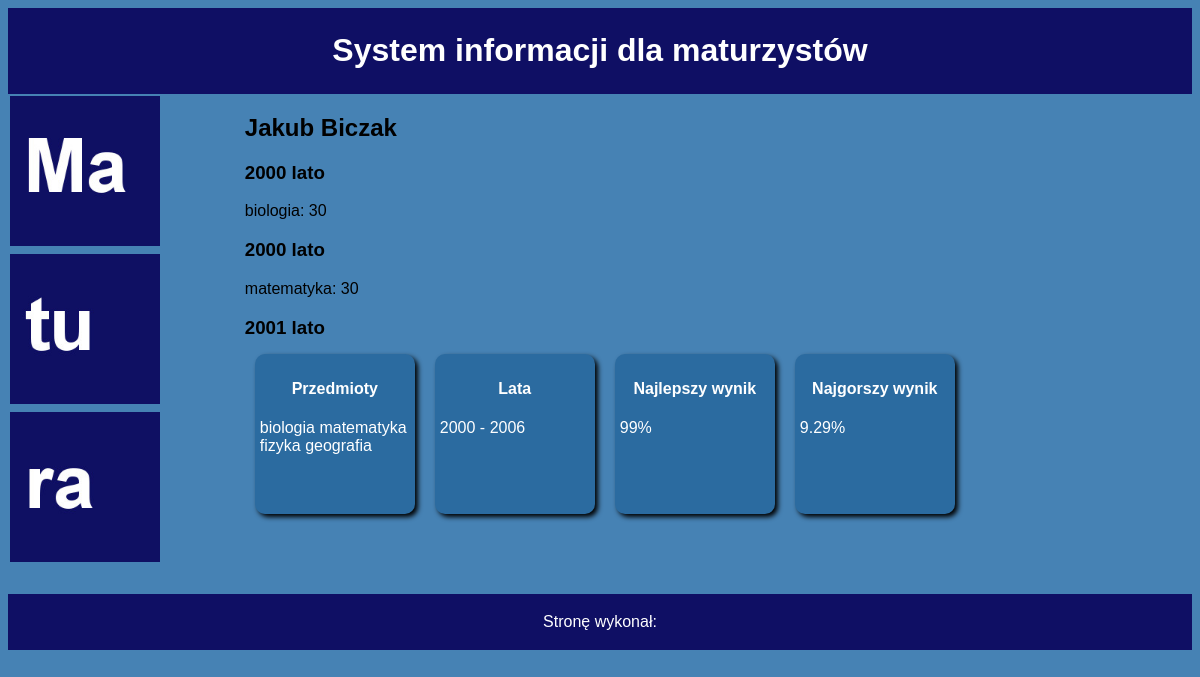
The page /INF.03-04-26.01-SG-rozwiazanie/wynik.php?id=30&imie=Jakub&nazwisko=Biczak on the database its author committed.
### tables this page shows
CREATE TABLE `wynik` (
  `id` int(11) NOT NULL,
  `maturzysta_id` int(11) NOT NULL,
  `symbol` char(3) NOT NULL,
  `punkty` int(11) NOT NULL
);

CREATE TABLE `arkusz` (
  `symbol` char(3) NOT NULL,
  `rok` int(4) NOT NULL,
  `przedmiot` varchar(20) NOT NULL,
  `sesja` varchar(4) NOT NULL DEFAULT 'lato'
);

### INF.03-04-26.01-SG-rozwiazanie/wynik.php (the view, shortened to what this page needs)
<?php
    $conn = mysqli_connect("localhost", "root", "", "matura");
    $id = isset($_GET['id']) ? (int)$_GET['id'] : 0;
    $imie = isset($_GET['imie']) ? $_GET['imie'] : '';
    $nazwisko = isset($_GET['nazwisko']) ? $_GET['nazwisko'] : '';
?>
<!DOCTYPE html>
<html lang="pl">
    <head>
        <link rel="stylesheet" href="styl.css">
    </head>
    <body>
        <header>
            <h1>System informacji dla maturzystów</h1>
        </header>
        <aside>
            <img src="ma.jpg" alt="Matura"><br>
            <img src="tu.jpg" alt="Matura"><br>
            <img src="ra.jpg" alt="Matura"><br>
        </aside>
        <div id="pierwszy">
            <?php
                echo "<h2>" . htmlspecialchars($imie) . " " . htmlspecialchars($nazwisko) . "</h2>";
                $q5 = "SELECT arkusz.rok, arkusz.sesja, arkusz.przedmiot, wynik.punkty FROM arkusz JOIN wynik ON arkusz.symbol = wynik.symbol WHERE wynik.maturzysta_id = $id";
                $res5 = mysqli_query($conn, $q5);
                if ($res5) {
                    while ($row5 = mysqli_fetch_assoc($res5)) {
                        echo "<h3>" . $row5['rok'] . " " . $row5['sesja'] . "</h3>";
                        echo "<p>" . htmlspecialchars($row5['przedmiot']) . ": " . $row5['punkty'] . "</p>";
                    }
                }
            ?>
        </div>
        <div id="drugi">
            <?php
                echo "<div class='blok'>";
                    echo "<h4>Przedmioty</h4>";
                    $q2 = "SELECT DISTINCT przedmiot FROM arkusz";
                    $res2 = mysqli_query($conn, $q2);
                    if ($res2) {
                        while ($row2 = mysqli_fetch_assoc($res2)) {
                            echo $row2['przedmiot'] . " ";
                        }
                    }
                echo "</div>";
                echo "<div class='blok'>";
                    echo "<h4>Lata</h4>";
                    $q3 = "SELECT MIN(rok) AS min_rok, MAX(rok) AS max_rok FROM arkusz";
                    $res3 = mysqli_query($conn, $q3);
                    if ($res3) {
                        $row3 = mysqli_fetch_assoc($res3);
                        echo $row3['min_rok'] . " - " . $row3['max_rok'];
                    }
                echo "</div>";
                echo "<div class='blok'>";
                    echo "<h4>Najlepszy wynik</h4>";
                    $q4 = "SELECT maturzysta_id, AVG(punkty) AS Wynik FROM wynik GROUP BY maturzysta_id ORDER BY Wynik DESC LIMIT 1";
                    $res4 = mysqli_query($conn, $q4);
                    if ($res4) {
                        $row4 = mysqli_fetch_assoc($res4);
                        echo round($row4['Wynik'], 2) . "%";
                    }
                echo "</div>";
                echo "<div class='blok'>";
                    echo "<h4>Najgorszy wynik</h4>";
                    $q4asc = "SELECT maturzysta_id, AVG(punkty) AS Wynik FROM wynik GROUP BY maturzysta_id ORDER BY Wynik ASC LIMIT 1";
                    $res4asc = mysqli_query($conn, $q4asc);
                    if ($res4asc) {
                        $row4asc = mysqli_fetch_assoc($res4asc);
                        echo round($row4asc['Wynik'], 2) . "%";
                    }
                echo "</div>";
            ?>
        </div>
        <footer>
            <p>Stronę wykonał: </p>
        </footer>
    </body>
</html>

### INF.03-04-26.01-SG-rozwiazanie/styl.css (style rules this page uses)
body { font-family: cursive, sans-serif; background-color: #4682B4; }
header, footer { background-color: #0F0F64; color: white; text-align: center; padding: 3px; }
#pierwszy, #drugi { width: 80%; height: 250px; overflow: auto; }
footer { clear: both; }
aside { width: 20%; height: 500px; float: left; }
img { width: 150px; padding: 2px; }
h4 { text-align: center; }
#drugi .blok { background-color: #2B6BA0; color: white; width: 150px; height: 150px; margin: 10px; padding: 5px; border-radius: 10px; box-shadow: 3px 3px 5px black; float: left; }

### rows shown on the page
wynik: symbol.rok "2000", symbol.sesja "lato", symbol.przedmiot "biologia", punkty "30"
wynik: symbol.rok "2000", symbol.sesja "lato", symbol.przedmiot "matematyka", punkty "30"
wynik: symbol.rok "2001", symbol.sesja "lato"

### other values the page prints
$imie "Jakub"
$nazwisko "Biczak"
$row2['przedmiot'] "biologia"
$row2['przedmiot'] "matematyka"
$row2['przedmiot'] "fizyka"
$row2['przedmiot'] "geografia"
$row3['min_rok'] "2000"
$row3['max_rok'] "2006"
$row4['Wynik'] "99"
$row4asc['Wynik'] "9.29"
